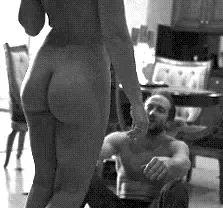
#> input picture pix/x.webp, 223 x 208 px
$ python cnv.py
#> lines starting #> are read from the running program, lines starting #| are printed output that depends on the picture
#!/usr/bin/env python3
'''
Convert WEBP image to gif - Works perfectly fine
source of candy = https://www.sex.com/search/gifs?query=pawg+ass
'''
from PIL import Image
im = Image.open('x.webp')
#> im is the input picture: PIL image 223x208 RGBA; mean R, G, B, A 99, 99, 99, 255
im.info.pop('background', None)
im.save('y.gif', 'gif', save_all=True)
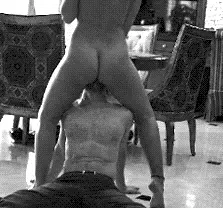
#> im: PIL image 223x208 RGBA; mean R, G, B, A 95, 95, 95, 255
